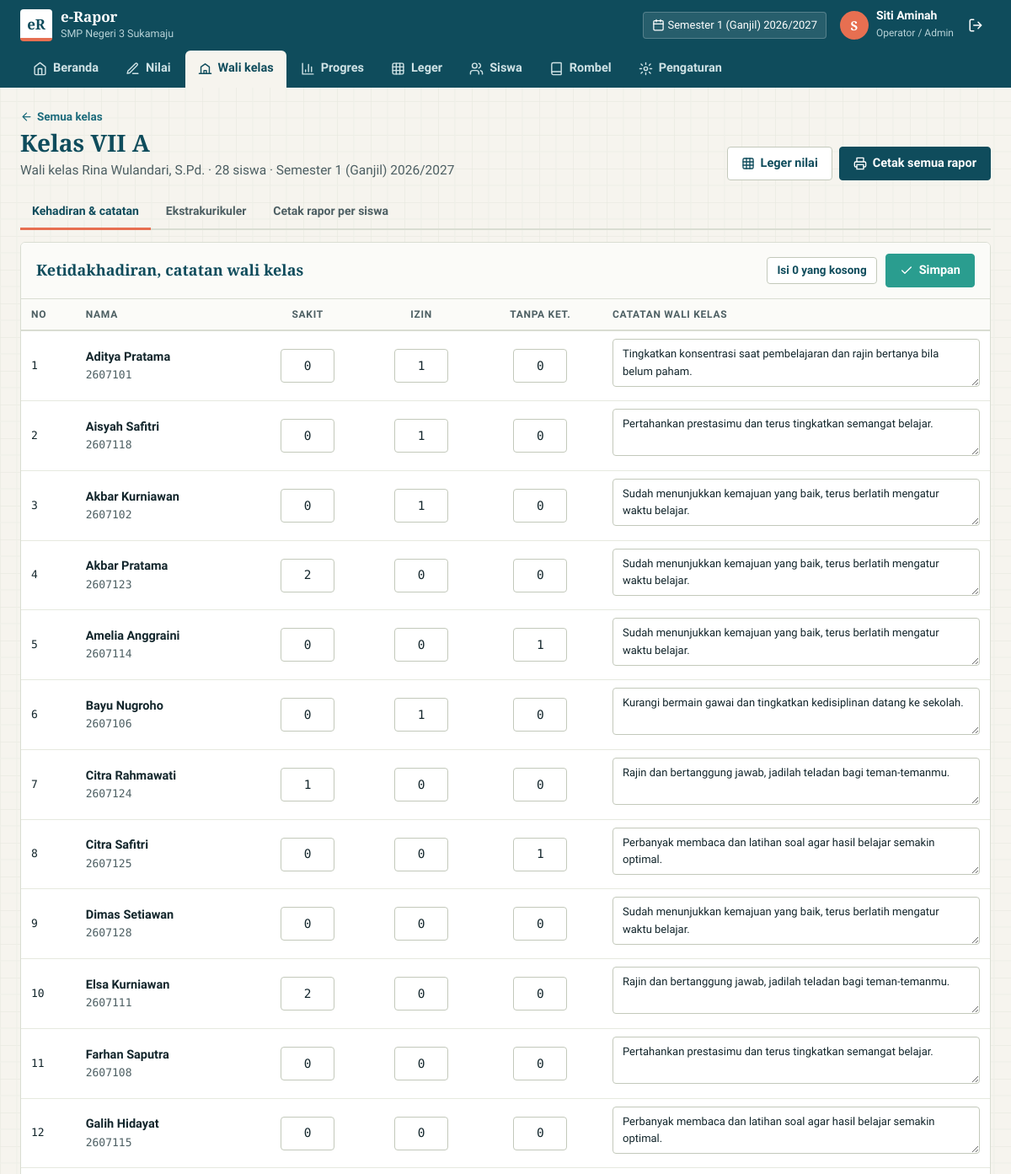
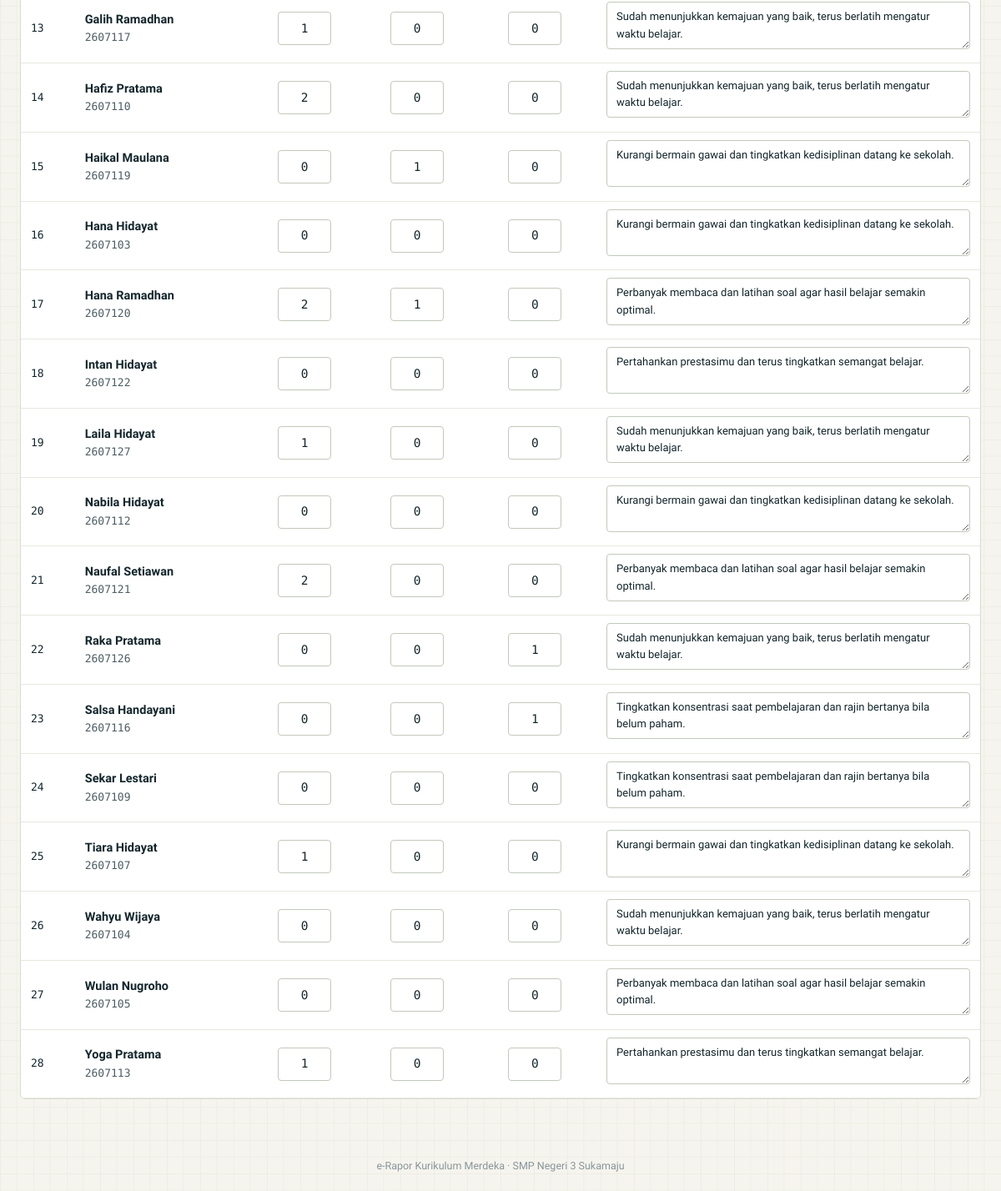
Page /index.php?page=wali&id=1 (signed in) on the committed database (2 pictures, top to bottom).
### tables this page shows
CREATE TABLE `pengaturan` (
  `id` TINYINT PRIMARY KEY,
  `nama_sekolah` VARCHAR(120) NOT NULL,
  `npsn` VARCHAR(12) NOT NULL DEFAULT '',
  `jenjang` ENUM('SD','SMP','SMA','SMK') NOT NULL DEFAULT 'SMP',
  `alamat` VARCHAR(200) NOT NULL DEFAULT '',
  `kelurahan` VARCHAR(60) NOT NULL DEFAULT '',
  `kecamatan` VARCHAR(60) NOT NULL DEFAULT '',
  `kabupaten` VARCHAR(60) NOT NULL DEFAULT '',
  `provinsi` VARCHAR(60) NOT NULL DEFAULT '',
  `kode_pos` VARCHAR(10) NOT NULL DEFAULT '',
  `telepon` VARCHAR(30) NOT NULL DEFAULT '',
  `email` VARCHAR(100) NOT NULL DEFAULT '',
  `website` VARCHAR(100) NOT NULL DEFAULT '',
  `kepala_sekolah` VARCHAR(100) NOT NULL DEFAULT '',
  `nip_kepsek` VARCHAR(25) NOT NULL DEFAULT '',
  `tempat_rapor` VARCHAR(60) NOT NULL DEFAULT '',
  `kktp` TINYINT NOT NULL DEFAULT 75,
  `bobot_tp` TINYINT NOT NULL DEFAULT 50,
  `periode_id` INT NOT NULL,
  `kunci_nilai` TINYINT(1) NOT NULL DEFAULT 0,
  `rapor_terbit` TINYINT(1) NOT NULL DEFAULT 0
);

CREATE TABLE `periode` (
  `id` INT AUTO_INCREMENT PRIMARY KEY,
  `tahun_ajaran` VARCHAR(9) NOT NULL,
  `semester` TINYINT NOT NULL,
  `tgl_rapor` DATE NOT NULL,
  UNIQUE KEY `uq_periode` (`tahun_ajaran`, `semester`)
);

CREATE TABLE `pengguna` (
  `id` INT AUTO_INCREMENT PRIMARY KEY,
  `nama` VARCHAR(100) NOT NULL,
  `nip` VARCHAR(25) NOT NULL DEFAULT '',
  `username` VARCHAR(40) NOT NULL UNIQUE,
  `password` VARCHAR(255) NOT NULL,
  `role` ENUM('admin','guru','kepsek') NOT NULL DEFAULT 'guru',
  `aktif` TINYINT(1) NOT NULL DEFAULT 1,
  `created_at` DATETIME NOT NULL
);

CREATE TABLE `rombel` (
  `id` INT AUTO_INCREMENT PRIMARY KEY,
  `periode_id` INT NOT NULL,
  `nama` VARCHAR(20) NOT NULL,
  `tingkat` TINYINT NOT NULL,
  `fase` CHAR(1) NOT NULL DEFAULT 'D',
  `wali_id` INT DEFAULT NULL,
  UNIQUE KEY `uq_rombel` (`periode_id`, `nama`),
  FOREIGN KEY (`periode_id`) REFERENCES `periode`(`id`) ON DELETE CASCADE,
  FOREIGN KEY (`wali_id`) REFERENCES `pengguna`(`id`) ON DELETE SET NULL
);

CREATE TABLE `siswa` (
  `id` INT AUTO_INCREMENT PRIMARY KEY,
  `nis` VARCHAR(20) NOT NULL UNIQUE,
  `nisn` VARCHAR(10) NOT NULL UNIQUE,
  `nama` VARCHAR(100) NOT NULL,
  `jk` ENUM('L','P') NOT NULL,
  `tempat_lahir` VARCHAR(60) NOT NULL DEFAULT '',
  `tgl_lahir` DATE NOT NULL,
  `agama` ENUM('Islam','Kristen','Katolik','Hindu','Buddha','Konghucu') NOT NULL DEFAULT 'Islam',
  `nama_ayah` VARCHAR(100) NOT NULL DEFAULT '',
  `nama_ibu` VARCHAR(100) NOT NULL DEFAULT '',
  `pekerjaan_ayah` VARCHAR(60) NOT NULL DEFAULT '',
  `pekerjaan_ibu` VARCHAR(60) NOT NULL DEFAULT '',
  `alamat` VARCHAR(200) NOT NULL DEFAULT '',
  `telepon_ortu` VARCHAR(20) NOT NULL DEFAULT '',
  `tgl_masuk` DATE NOT NULL,
  `status` ENUM('aktif','lulus','pindah') NOT NULL DEFAULT 'aktif'
);

CREATE TABLE `rapor` (
  `periode_id` INT NOT NULL,
  `siswa_id` INT NOT NULL,
  `sakit` TINYINT UNSIGNED NOT NULL DEFAULT 0,
  `izin` TINYINT UNSIGNED NOT NULL DEFAULT 0,
  `alfa` TINYINT UNSIGNED NOT NULL DEFAULT 0,
  `catatan` TEXT DEFAULT NULL,
  `keputusan` ENUM('','naik','tidak_naik','lulus','tidak_lulus') NOT NULL DEFAULT '',
  PRIMARY KEY (`periode_id`, `siswa_id`),
  FOREIGN KEY (`siswa_id`) REFERENCES `siswa`(`id`) ON DELETE CASCADE
);

### index.php (called while the page is built, shortened)
<?php
require __DIR__ . '/includes/bootstrap.php';
$publik = ['login', 'cek'];
$routes = [
    'login'          => 'pages/login.php',
    'logout'         => 'pages/logout.php',
    'cek'            => 'pages/cek.php',
    'dashboard'      => 'pages/dashboard.php',
    'nilai'          => 'pages/nilai/index.php',
    'nilai.input'    => 'pages/nilai/input.php',
    'nilai.aksi'     => 'pages/nilai/aksi.php',
    'nilai.csv'      => 'pages/nilai/csv.php',
    'wali'           => 'pages/wali/index.php',
    'wali.aksi'      => 'pages/wali/aksi.php',
    'leger'          => 'pages/leger.php',
    'rapor'          => 'pages/rapor.php',
    'progres'        => 'pages/progres.php',
    'siswa'          => 'pages/siswa/index.php',
    'siswa.form'     => 'pages/siswa/form.php',
    'siswa.aksi'     => 'pages/siswa/aksi.php',
    'siswa.impor'    => 'pages/siswa/impor.php',
    'rombel'         => 'pages/rombel/index.php',
    'rombel.detail'  => 'pages/rombel/detail.php',
    'rombel.aksi'    => 'pages/rombel/aksi.php',
    'guru'           => 'pages/guru.php',
    'mapel'          => 'pages/mapel.php',
    'ekskul'         => 'pages/ekskul.php',
    'periode'        => 'pages/periode.php',
    'pengaturan'     => 'pages/pengaturan.php',
    'profil'         => 'pages/profil.php',
];
$page = $_GET['page'] ?? (user() ? 'dashboard' : 'login');
if (!in_array($page, $publik, true)) require_login();
require __DIR__ . '/' . $routes[$page];

### pages/wali/index.php (the view, shortened to what this page needs)
<?php
$per = periode_aktif();
$id = (int) ($_GET['id'] ?? 0);
$r = q('SELECT r.*, u.nama wali FROM rombel r LEFT JOIN pengguna u ON u.id = r.wali_id WHERE r.id = ?', [$id])->fetch();
$bolehUbah = !nilai_terkunci() && (is_admin() || (int) $r['wali_id'] === (int) user()['id']);
$tab = in_array($_GET['tab'] ?? '', ['ekskul', 'rapor'], true) ? $_GET['tab'] : 'kehadiran';
$siswa = siswa_rombel($id);
$rapor = array_column(q('SELECT * FROM rapor WHERE periode_id = ?', [$per['id']])->fetchAll(), null, 'siswa_id');
$genap = (int) $per['semester'] === 2;
$title = 'Kelas ' . $r['nama'];
$sub = 'Wali kelas ' . e($r['wali'] ?: '-') . ' · ' . count($siswa) . ' siswa · ' . e(label_periode($per));
$kembali = lihat_semua() ? [url('wali'), 'Semua kelas'] : null;
$actions = '<a class="btn putih" href="' . url('leger', ['id' => $id]) . '">' . icon('grid', 16) . ' Leger nilai</a>'
    . '<a class="btn" target="_blank" href="' . url('rapor', ['rombel' => $id]) . '">' . icon('cetak', 16) . ' Cetak semua rapor</a>';
require __DIR__ . '/../../includes/header.php';
?>
<nav class="tab-nav">
  <a href="<?= url('wali', ['id' => $id]) ?>" class="<?= $tab === 'kehadiran' ? 'aktif' : '' ?>">Kehadiran & catatan<?= $genap ? ' & kenaikan' : '' ?></a>
  <a href="<?= url('wali', ['id' => $id, 'tab' => 'ekskul']) ?>" class="<?= $tab === 'ekskul' ? 'aktif' : '' ?>">Ekstrakurikuler</a>
  <a href="<?= url('wali', ['id' => $id, 'tab' => 'rapor']) ?>" class="<?= $tab === 'rapor' ? 'aktif' : '' ?>">Cetak rapor per siswa</a>
</nav>
<?php if ($tab === 'kehadiran'): ?>
<form method="post" action="<?= url('wali.aksi') ?>" class="kartu rata">
  <div class="kartu-kepala">
    <h3>Ketidakhadiran, catatan wali kelas<?= $genap ? ', keputusan' : '' ?></h3>
    <?php if ($bolehUbah): ?><span class="baris">
      <button type="button" class="btn putih kecil" data-isi-kolom=".isi-hadir" data-nilai="0">Isi 0 yang kosong</button>
      <button class="btn hijau"><?= icon('centang', 16) ?> Simpan</button></span><?php endif; ?>
  </div>
  <div class="tabel-wrap"><table class="tabel">
    <thead><tr><th>No</th><th>Nama</th><th class="tengah">Sakit</th><th class="tengah">Izin</th><th class="tengah">Tanpa ket.</th><th>Catatan wali kelas</th></tr></thead>
    <tbody>
    <?php foreach ($siswa as $i => $s): $rp = $rapor[$s['id']] ?? null; ?>
      <tr>
        <td class="mono kecil"><?= $i + 1 ?></td>
        <td class="nowrap"><b><?= e($s['nama']) ?></b><div class="kecil muted mono"><?= e($s['nis']) ?></div></td>
        <?php foreach (['sakit', 'izin', 'alfa'] as $k): ?>
          <td class="tengah"><input class="input mono isi-hadir tengah" style="width:64px;padding:5px" name="<?= $k ?>[<?= $s['id'] ?>]" value="<?= e($rp[$k] ?? '') ?>" inputmode="numeric" maxlength="3" aria-label="<?= $k . ' ' . e($s['nama']) ?>" <?= $bolehUbah ? '' : 'readonly' ?>></td>
        <?php endforeach; ?>
        <td style="min-width:300px"><textarea class="input kecil" name="catatan[<?= $s['id'] ?>]" rows="2" maxlength="500" aria-label="Catatan <?= e($s['nama']) ?>" <?= $bolehUbah ? '' : 'readonly' ?>><?= e($rp['catatan'] ?? '') ?></textarea></td>
      </tr>
    <?php endforeach; ?>
    </tbody>
  </table></div>
</form>
<?php endif; ?>
<?php require __DIR__ . '/../../includes/footer.php'; ?>

### includes/header.php (shortened to what this page needs)
<?php
$_s = setting();
$_p = periode_aktif();
$_menu = [['dashboard', 'Beranda', 'home']];
if (role() === 'guru' || is_admin()) $_menu[] = ['nilai', is_admin() ? 'Nilai' : 'Nilai saya', 'pena'];
if (rombel_wali() || lihat_semua()) $_menu[] = ['wali', lihat_semua() ? 'Wali kelas' : 'Kelas saya', 'kelas'];
if (lihat_semua()) { $_menu[] = ['progres', 'Progres', 'grafik']; $_menu[] = ['leger', 'Leger', 'grid']; }
if (is_admin()) {
    $_menu[] = ['siswa', 'Siswa', 'users'];
    $_menu[] = ['rombel', 'Rombel', 'buku'];
    $_menu[] = ['pengaturan', 'Pengaturan', 'setel'];
}
$_cur = explode('.', $_GET['page'] ?? 'dashboard')[0];
?>
<!DOCTYPE html>
<html lang="id">
<head>
<link rel="stylesheet" href="assets/css/style.css">
</head>
<body>
<header class="atas no-print">
  <div class="atas-baris">
    <a class="merek" href="<?= url('dashboard') ?>">
      <span class="logo">eR</span>
      <span><b>e-Rapor</b><small><?= e($_s['nama_sekolah']) ?></small></span>
    </a>
    <div class="periode-chip" title="Periode aktif"><?= icon('kalender', 15) ?> <?= e(label_periode($_p)) ?><?php if ($_s['kunci_nilai']): ?> · <span class="kunci"><?= icon('kunci', 13) ?> nilai dikunci</span><?php endif; ?></div>
    <div class="akun">
      <a href="<?= url('profil') ?>" class="akun-nama"><span class="av"><?= e(mb_strtoupper(mb_substr(user()['nama'], 0, 1))) ?></span><span><b><?= e(explode(',', user()['nama'])[0]) ?></b><small><?= e(LABEL_ROLE[role()] ?? role()) ?><?= rombel_wali() ? ' · Wali ' . e(implode(', ', array_column(rombel_wali(), 'nama'))) : '' ?></small></span></a>
      <a class="ibtn" href="<?= url('logout') ?>" title="Keluar" aria-label="Keluar"><?= icon('keluar') ?></a>
    </div>
  </div>
  <nav class="tab-atas" aria-label="Menu utama">
    <?php foreach ($_menu as [$_k, $_l, $_i]): ?>
      <a href="<?= url($_k) ?>" class="<?= $_cur === $_k ? 'aktif' : '' ?>"><?= icon($_i, 17) ?> <?= e($_l) ?></a>
    <?php endforeach; ?>
  </nav>
</header>
<main class="isi">
  <div class="judul-hal">
    <div>
      <?php if (!empty($kembali)): ?><a class="kembali no-print" href="<?= e($kembali[0]) ?>"><?= icon('kiri', 15) ?> <?= e($kembali[1]) ?></a><?php endif; ?>
      <h1><?= e($title ?? 'Beranda') ?></h1>
      <?php if (!empty($sub)): ?><p><?= $sub ?></p><?php endif; ?>
    </div>
    <?php if (!empty($actions)): ?><div class="aksi no-print"><?= $actions ?></div><?php endif; ?>
  </div>

### includes/footer.php (shortened to what this page needs)
</main>
<footer class="kaki no-print">e-Rapor Kurikulum Merdeka · <?= e(setting()['nama_sekolah']) ?></footer>
</body>
</html>

### rows in the picture
pengaturan: nama_sekolah "SMP Negeri 3 Sukamaju"
periode: label_periode($_p) "Semester 1 (Ganjil) 2026/2027"
pengguna: nama "S", nama "Siti Aminah", role "Operator / Admin", role "Semua kelas"
rombel: nama "Kelas VII A", wali.tahun_ajaran "Wali kelas Rina Wulandari, S.Pd. · 28 siswa · Semester 1 (Ganjil) 2026/2027"
siswa: nama "Aditya Pratama", nis "2607101", id.sakit "0", id "1", id.alfa "0", id+nama "Tingkatkan konsentrasi saat pembelajaran dan rajin bertanya bila belum paham."
siswa: nama "Aisyah Safitri", nis "2607118", id.sakit "0", id.izin "1", id.alfa "0", id+nama "Pertahankan prestasimu dan terus tingkatkan semangat belajar."
siswa: nama "Akbar Kurniawan", nis "2607102", id.sakit "0", id.izin "1", id.alfa "0", id+nama "Sudah menunjukkan kemajuan yang baik, terus berlatih mengatur waktu belajar."
siswa: nama "Akbar Pratama", nis "2607123", id.sakit "2", id.izin "0", id.alfa "0", id+nama "Sudah menunjukkan kemajuan yang baik, terus berlatih mengatur waktu belajar."
siswa: nama "Amelia Anggraini", nis "2607114", id.sakit "0", id.izin "0", id.alfa "1", id+nama "Sudah menunjukkan kemajuan yang baik, terus berlatih mengatur waktu belajar."
siswa: nama "Bayu Nugroho", nis "2607106", id.sakit "0", id.izin "1", id.alfa "0", id+nama "Kurangi bermain gawai dan tingkatkan kedisiplinan datang ke sekolah."
siswa: nama "Citra Rahmawati", nis "2607124", id.sakit "1", id.izin "0", id.alfa "0", id+nama "Rajin dan bertanggung jawab, jadilah teladan bagi teman-temanmu."
siswa: nama "Citra Safitri", nis "2607125", id.sakit "0", id.izin "0", id.alfa "1", id+nama "Perbanyak membaca dan latihan soal agar hasil belajar semakin optimal."
siswa: nama "Dimas Setiawan", nis "2607128", id.sakit "0", id.izin "0", id.alfa "0", id+nama "Sudah menunjukkan kemajuan yang baik, terus berlatih mengatur waktu belajar."
siswa: nama "Elsa Kurniawan", nis "2607111", id.sakit "2", id.izin "0", id.alfa "0", id+nama "Rajin dan bertanggung jawab, jadilah teladan bagi teman-temanmu."
siswa: nama "Farhan Saputra", nis "2607108", id.sakit "0", id.izin "0", id.alfa "0", id+nama "Pertahankan prestasimu dan terus tingkatkan semangat belajar."
siswa: nama "Galih Hidayat", nis "2607115", id.sakit "0", id.izin "0", id.alfa "0", id+nama "Perbanyak membaca dan latihan soal agar hasil belajar semakin optimal."
siswa: nama "Galih Ramadhan", nis "2607117", id.sakit "1", id.izin "0", id.alfa "0", id+nama "Sudah menunjukkan kemajuan yang baik, terus berlatih mengatur waktu belajar."
siswa: nama "Hafiz Pratama", nis "2607110", id.sakit "2", id.izin "0", id.alfa "0", id+nama "Sudah menunjukkan kemajuan yang baik, terus berlatih mengatur waktu belajar."
siswa: nama "Haikal Maulana", nis "2607119", id.sakit "0", id.izin "1", id.alfa "0", id+nama "Kurangi bermain gawai dan tingkatkan kedisiplinan datang ke sekolah."
siswa: nama "Hana Hidayat", nis "2607103", id.sakit "0", id.izin "0", id.alfa "0", id+nama "Kurangi bermain gawai dan tingkatkan kedisiplinan datang ke sekolah."
siswa: nama "Hana Ramadhan", nis "2607120", id.sakit "2", id.izin "1", id.alfa "0", id+nama "Perbanyak membaca dan latihan soal agar hasil belajar semakin optimal."
siswa: nama "Intan Hidayat", nis "2607122", id.sakit "0", id.izin "0", id.alfa "0", id+nama "Pertahankan prestasimu dan terus tingkatkan semangat belajar."
siswa: nama "Laila Hidayat", nis "2607127", id.sakit "1", id.izin "0", id.alfa "0", id+nama "Sudah menunjukkan kemajuan yang baik, terus berlatih mengatur waktu belajar."
siswa: nama "Nabila Hidayat", nis "2607112", id.sakit "0", id.izin "0", id.alfa "0", id+nama "Kurangi bermain gawai dan tingkatkan kedisiplinan datang ke sekolah."
siswa: nama "Naufal Setiawan", nis "2607121", id.sakit "2", id.izin "0", id.alfa "0", id+nama "Perbanyak membaca dan latihan soal agar hasil belajar semakin optimal."
siswa: nama "Raka Pratama", nis "2607126", id.sakit "0", id.izin "0", id.alfa "1", id+nama "Sudah menunjukkan kemajuan yang baik, terus berlatih mengatur waktu belajar."
siswa: nama "Salsa Handayani", nis "2607116", id.sakit "0", id.izin "0", id.alfa "1", id+nama "Tingkatkan konsentrasi saat pembelajaran dan rajin bertanya bila belum paham."
siswa: nama "Sekar Lestari", nis "2607109", id.sakit "0", id.izin "0", id.alfa "0", id+nama "Tingkatkan konsentrasi saat pembelajaran dan rajin bertanya bila belum paham."
siswa: nama "Tiara Hidayat", nis "2607107", id.sakit "1", id.izin "0", id.alfa "0", id+nama "Kurangi bermain gawai dan tingkatkan kedisiplinan datang ke sekolah."
siswa: nama "Wahyu Wijaya", nis "2607104", id.sakit "0", id.izin "0", id.alfa "0", id+nama "Sudah menunjukkan kemajuan yang baik, terus berlatih mengatur waktu belajar."
siswa: nama "Wulan Nugroho", nis "2607105", id.sakit "0", id.izin "0", id.alfa "0", id+nama "Perbanyak membaca dan latihan soal agar hasil belajar semakin optimal."
siswa: nama "Yoga Pratama", nis "2607113", id.sakit "1", id.izin "0", id.alfa "0", id+nama "Pertahankan prestasimu dan terus tingkatkan semangat belajar."

### other values in the picture
$_l "Beranda"
$_l "Nilai"
$_l "Wali kelas"
$_l "Progres"
$_l "Leger"
$_l "Siswa"
$_l "Rombel"
$_l "Pengaturan"
